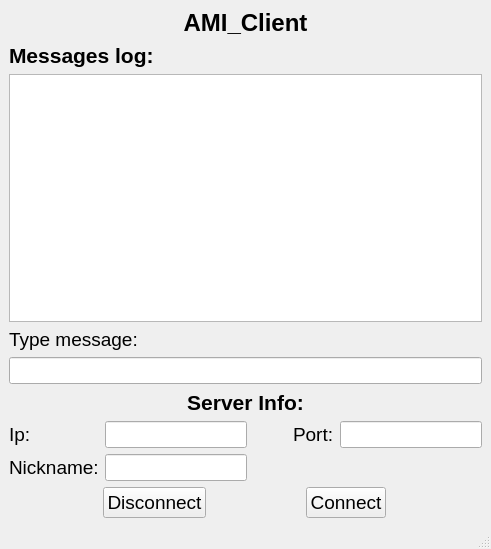
<?xml version="1.0" encoding="UTF-8"?>
<ui version="4.0">
 <class>MainWindow</class>
 <widget class="QMainWindow" name="MainWindow">
  <property name="geometry">
   <rect>
    <x>0</x>
    <y>0</y>
    <width>447</width>
    <height>549</height>
   </rect>
  </property>
  <property name="windowTitle">
   <string>AMI_Client</string>
  </property>
  <widget class="QWidget" name="centralwidget">
   <layout class="QVBoxLayout" name="verticalLayout">
    <item>
     <widget class="QLabel" name="labelTitle">
      <property name="font">
       <font>
        <pointsize>18</pointsize>
        <weight>75</weight>
        <bold>true</bold>
       </font>
      </property>
      <property name="text">
       <string>AMI_Client</string>
      </property>
      <property name="alignment">
       <set>Qt::AlignCenter</set>
      </property>
     </widget>
    </item>
    <item>
     <widget class="QLabel" name="labelMessageLog">
      <property name="font">
       <font>
        <pointsize>16</pointsize>
        <weight>75</weight>
        <bold>true</bold>
       </font>
      </property>
      <property name="text">
       <string>Messages log:</string>
      </property>
     </widget>
    </item>
    <item>
     <widget class="QTextEdit" name="textEditMessages">
      <property name="font">
       <font>
        <pointsize>12</pointsize>
       </font>
      </property>
     </widget>
    </item>
    <item>
     <widget class="QLabel" name="labelTypeMessage">
      <property name="font">
       <font>
        <pointsize>14</pointsize>
       </font>
      </property>
      <property name="text">
       <string>Type message:</string>
      </property>
     </widget>
    </item>
    <item>
     <widget class="QLineEdit" name="lineEditNewMessage">
      <property name="font">
       <font>
        <pointsize>12</pointsize>
       </font>
      </property>
     </widget>
    </item>
    <item>
     <widget class="QLabel" name="labelServerInfo">
      <property name="font">
       <font>
        <pointsize>16</pointsize>
        <weight>75</weight>
        <bold>true</bold>
       </font>
      </property>
      <property name="text">
       <string>Server Info:</string>
      </property>
      <property name="alignment">
       <set>Qt::AlignCenter</set>
      </property>
     </widget>
    </item>
    <item>
     <layout class="QGridLayout" name="gridLayout">
      <item row="3" column="3">
       <widget class="QLabel" name="labelPort">
        <property name="sizePolicy">
         <sizepolicy hsizetype="Minimum" vsizetype="Preferred">
          <horstretch>0</horstretch>
          <verstretch>0</verstretch>
         </sizepolicy>
        </property>
        <property name="font">
         <font>
          <pointsize>14</pointsize>
         </font>
        </property>
        <property name="text">
         <string>Port:</string>
        </property>
       </widget>
      </item>
      <item row="3" column="4">
       <widget class="QLineEdit" name="lineEditPort">
        <property name="sizePolicy">
         <sizepolicy hsizetype="MinimumExpanding" vsizetype="Fixed">
          <horstretch>0</horstretch>
          <verstretch>0</verstretch>
         </sizepolicy>
        </property>
        <property name="font">
         <font>
          <pointsize>12</pointsize>
         </font>
        </property>
       </widget>
      </item>
      <item row="3" column="0">
       <widget class="QLabel" name="labelIp">
        <property name="sizePolicy">
         <sizepolicy hsizetype="Minimum" vsizetype="Preferred">
          <horstretch>0</horstretch>
          <verstretch>0</verstretch>
         </sizepolicy>
        </property>
        <property name="font">
         <font>
          <pointsize>14</pointsize>
         </font>
        </property>
        <property name="text">
         <string>Ip:</string>
        </property>
       </widget>
      </item>
      <item row="3" column="1">
       <widget class="QLineEdit" name="lineEditIP">
        <property name="sizePolicy">
         <sizepolicy hsizetype="MinimumExpanding" vsizetype="Fixed">
          <horstretch>0</horstretch>
          <verstretch>0</verstretch>
         </sizepolicy>
        </property>
        <property name="font">
         <font>
          <pointsize>12</pointsize>
         </font>
        </property>
       </widget>
      </item>
      <item row="3" column="2">
       <spacer name="horizontalSpacer">
        <property name="orientation">
         <enum>Qt::Horizontal</enum>
        </property>
        <property name="sizeType">
         <enum>QSizePolicy::Fixed</enum>
        </property>
        <property name="sizeHint" stdset="0">
         <size>
          <width>40</width>
          <height>20</height>
         </size>
        </property>
       </spacer>
      </item>
      <item row="4" column="0">
       <widget class="QLabel" name="labelNickname">
        <property name="font">
         <font>
          <pointsize>14</pointsize>
         </font>
        </property>
        <property name="text">
         <string>Nickname:</string>
        </property>
       </widget>
      </item>
      <item row="4" column="1">
       <widget class="QLineEdit" name="lineEditNickname">
        <property name="font">
         <font>
          <pointsize>12</pointsize>
         </font>
        </property>
       </widget>
      </item>
     </layout>
    </item>
    <item>
     <layout class="QHBoxLayout" name="horizontalLayout">
      <item>
       <widget class="QPushButton" name="pushButtonDisconnect">
        <property name="sizePolicy">
         <sizepolicy hsizetype="Maximum" vsizetype="Fixed">
          <horstretch>0</horstretch>
          <verstretch>0</verstretch>
         </sizepolicy>
        </property>
        <property name="font">
         <font>
          <pointsize>14</pointsize>
         </font>
        </property>
        <property name="text">
         <string>Disconnect</string>
        </property>
       </widget>
      </item>
      <item>
       <widget class="QPushButton" name="pushButtonConnect">
        <property name="sizePolicy">
         <sizepolicy hsizetype="Maximum" vsizetype="Fixed">
          <horstretch>0</horstretch>
          <verstretch>0</verstretch>
         </sizepolicy>
        </property>
        <property name="font">
         <font>
          <pointsize>14</pointsize>
         </font>
        </property>
        <property name="text">
         <string>Connect</string>
        </property>
       </widget>
      </item>
     </layout>
    </item>
   </layout>
  </widget>
  <widget class="QMenuBar" name="menubar">
   <property name="geometry">
    <rect>
     <x>0</x>
     <y>0</y>
     <width>447</width>
     <height>20</height>
    </rect>
   </property>
  </widget>
  <widget class="QStatusBar" name="statusbar"/>
 </widget>
 <tabstops>
  <tabstop>textEditMessages</tabstop>
  <tabstop>lineEditNewMessage</tabstop>
  <tabstop>lineEditIP</tabstop>
  <tabstop>lineEditPort</tabstop>
  <tabstop>pushButtonConnect</tabstop>
  <tabstop>lineEditNickname</tabstop>
  <tabstop>pushButtonDisconnect</tabstop>
 </tabstops>
 <resources/>
 <connections/>
</ui>
